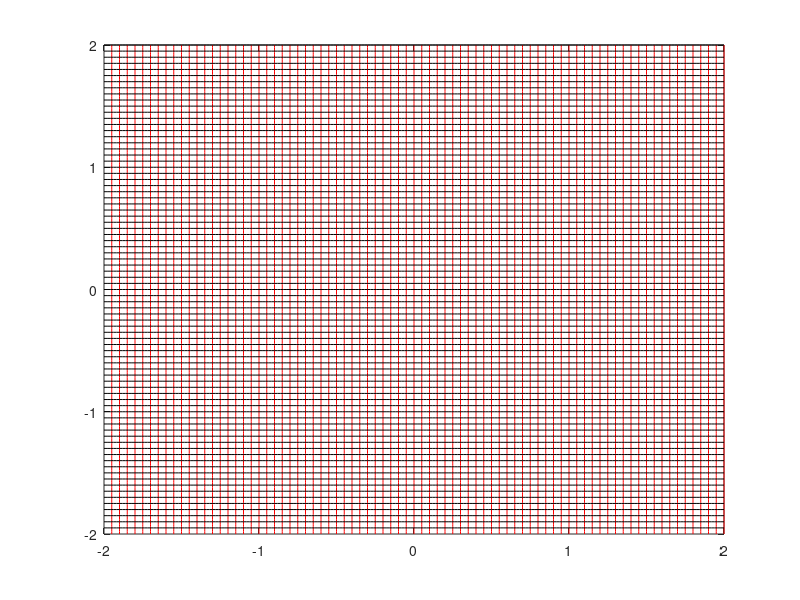
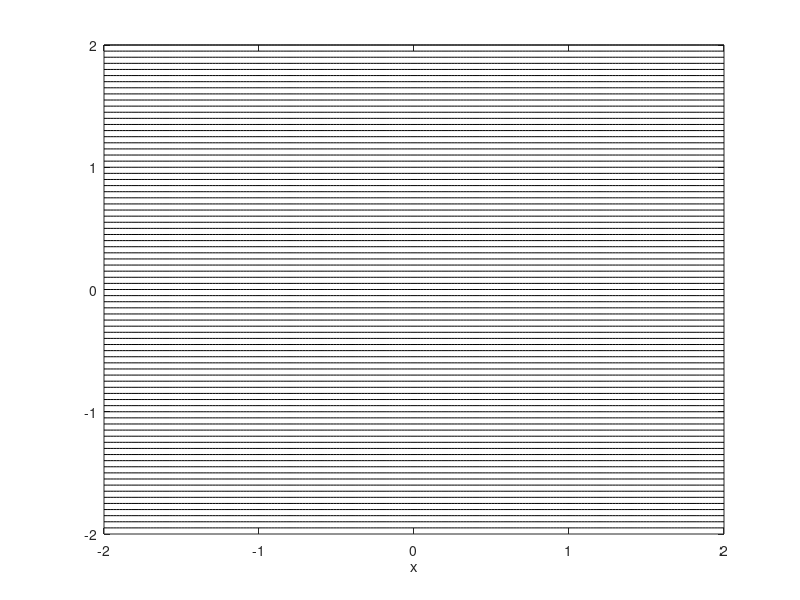
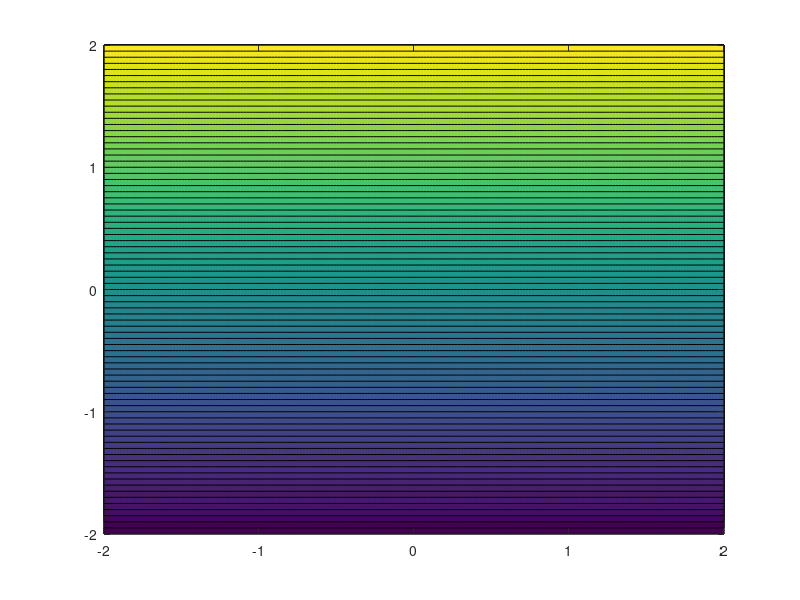

Reproduce these figures in MATLAB, in order.
clc
clear all
close all

%Uniform flow parallel to X-axis
U = 1; %give any number
%GRID
x = -2:0.02:2;
y = -2:0.02:2;          

for m = 1:length(x);
     for n = 1:length(y);
         xx(m,n) = x(m);
         yy(m,n) = y(n);
         % velocity potential function
         phi_uf(m,n) = U*x(m);
         %stream function
         psi_uf(m,n) = U*y(n);
     end
end
%plotting syntax

figure(1)
%psi-phi mesh
%equipotential lines
contour(xx,yy,phi_uf,[-2:0.05:2],'r')
hold on
%streamlines
contour(xx,yy,psi_uf,[-2:0.05:2],'k')

figure(2)
%streamlines
contour(xx,yy,psi_uf,[-2:0.05:2],'k')
xlabel('x')
         
figure(3)
%stream surfaces
contourf(xx,yy,psi_uf,[-2:0.05:2])

